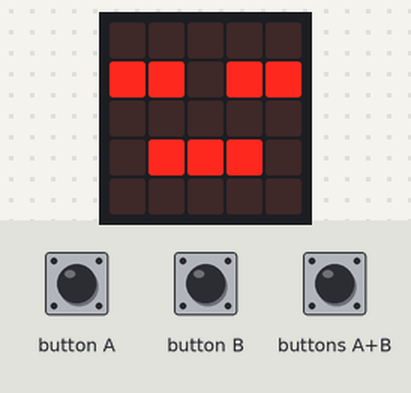
Recording of a program running on a simulated BBC micro:bit (MakeCode). Shown: the board's 5×5 LED display. The inputs (shaded band) are chosen by the test bench.

Above: at 1.8 s.
1.9 s: button A pressed for 0.15 s
At 2.7 s:
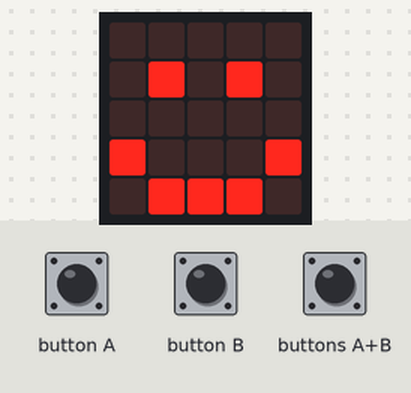
3.5 s: button B pressed for 0.15 s
At 4.8 s:
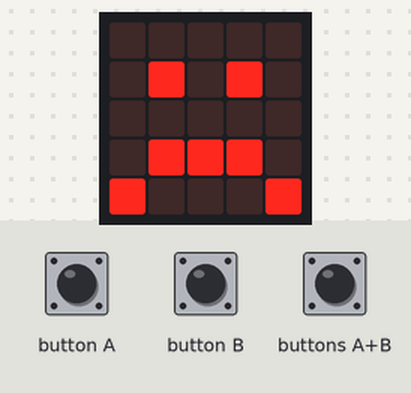
5.1 s: buttons A+B pressed for 0.15 s
At 6.3 s:
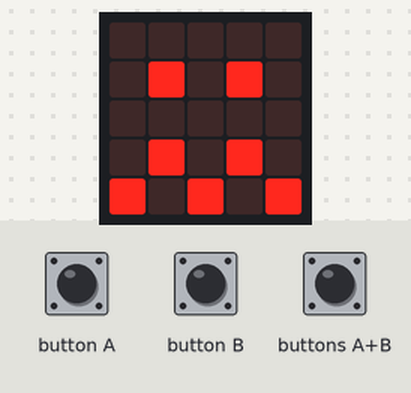
Timing chart, 0 to 8.1 s (numbered marks = the images above; inputs shaded):
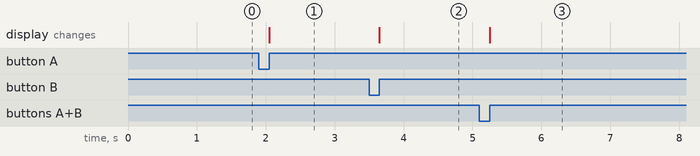

Measured:
- after the input at 1.9 s, the display: changes after 0.15 s (image 1)
- after the input at 3.5 s, the display: changes after 0.15 s (image 2)
- after the input at 5.1 s, the display: changes after 0.15 s (image 3)

The program:

main.ts
```typescript
input.onButtonPressed(Button.A, function () {
    basic.showIcon(IconNames.Happy)
})
input.onButtonPressed(Button.AB, function () {
    basic.showIcon(IconNames.Confused)
})
input.onButtonPressed(Button.B, function () {
    basic.showIcon(IconNames.Sad)
})
basic.showIcon(IconNames.Asleep)
basic.forever(function () {

})
```

test.ts
```typescript
// aquí va el archivo "tests"; esto no se compilará cuando este paquete se utilice como una extensión.
```
